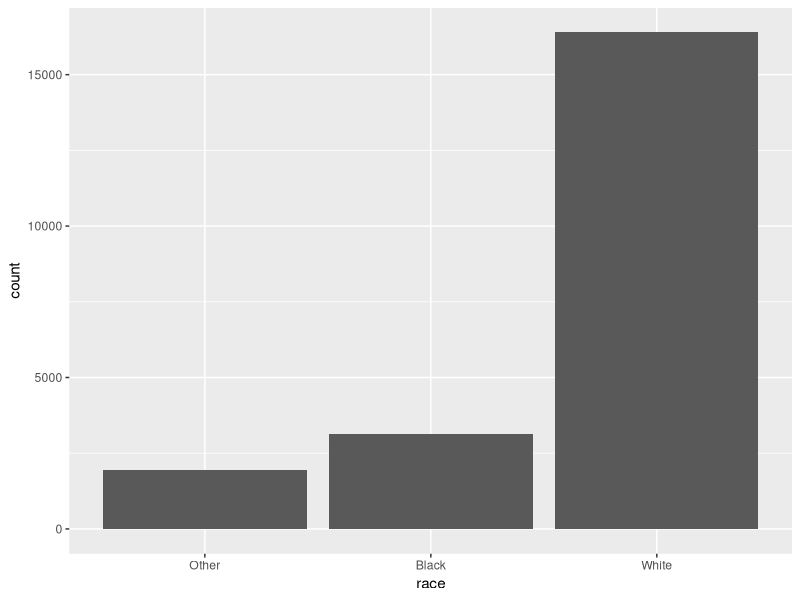

Recreate this plot in R.
library(tidyverse)
library(forcats)

# 15.2 Creating factors ====
x1 <- c("Dec", "Apr", "Jan", "Mar")
x2 <- c("Dec", "Apr", "Jam", "Mar")
month_levels <- c(
  "Jan", "Feb", "Mar", "Apr", "May", "Jun", 
  "Jul", "Aug", "Sep", "Oct", "Nov", "Dec"
)
y1 <- factor(x1, levels = month_levels)
y1
sort(y1)
y2 <-  factor(x2, levels = month_levels)
y2
y2 <- parse_factor(x2, levels = month_levels)
factor(x1) #levels taken in alphabetical order

# Sometimes you’d prefer that the order of the levels match the order of the
# first appearance in the data. You can do that when creating the factor by
# setting levels to unique(x), or after the fact, with fct_inorder():
f1 <- factor(x1, levels = unique(x1))
f1
f2 <- x1 %>% factor() %>% fct_inorder()
f2
levels(f2)

# 15.3
gss_cat
?gss_cat
gss_cat
gss_cat %>% 
  count(race)
ggplot(gss_cat, aes(race)) +
  geom_bar()
